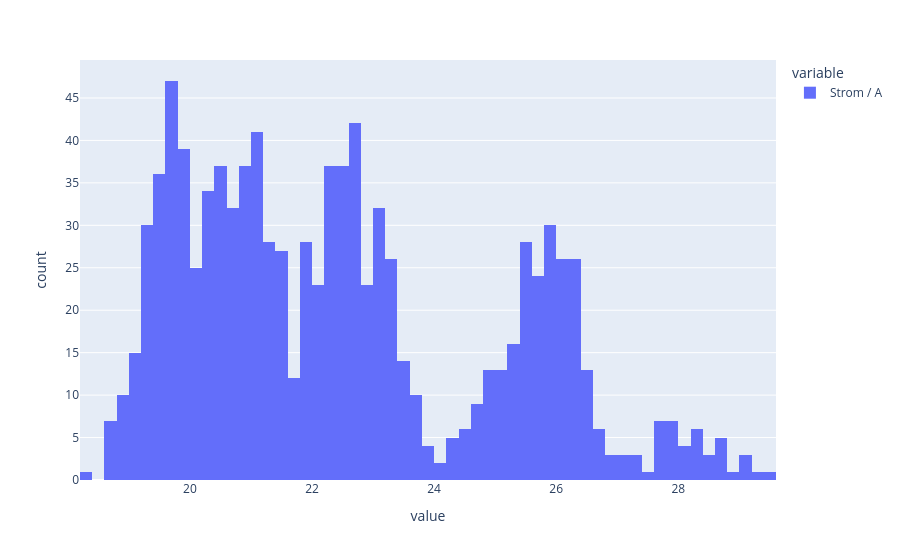

Notebook code cell kept with this figure:
### Markdown cell above
Vielleicht ist Ihnen aufgefallen, dass sich die Anzahl der Wertebereiche zwischen den beiden Histogrammen unterscheidet. Im Histogramm zur Drehzahl pro Minute gibt es 12 solcher Bereiche, im Histogramm zur Stromaufname in Ampere 24. In Plotly gibt es einen Algorithmus, der die optimale Anzahl und Breite der Wertebereiche automatisch festlegt. Man kann allerdings über das ```nbins```-Argument zumindest die maximale Anzahl der Wertebereiche bestimmen. 

<span style="color:#FF5F00"><b>AUFGABE 3:</b></span><br>
Setzen Sie das ```nbins```-Argument auf ```100``` und beobachten Sie, wie sich das Histogramm verändert. Fällt Ihnen bei der Häufigkeitsverteilung etwas auf, das Ihnen bei einer kleineren Anzahl von Wertebereichen vielleicht nicht aufgefallen wäre (Stichwort: Ausreißer)? Lohnt sich das Testen einer größeren Anzahl von Wertebereichen oder genügt die Standardeinstellung?

### Code cell
df["Strom / A"].plot(kind="histogram", nbins=100)

### Figure 1 — Plotly figure (JSON) as saved in the notebook; plotly's stock layout.template omitted (floating-point values rounded to 4 significant figures; data arrays with more than 128 entries replaced by an {"elided": "..."} marker saying what was removed)
{"data": [{"bingroup": "x", "hovertemplate": "variable=Strom / A<br>value=%{x}<br>count=%{y}<extra></extra>", "legendgroup": "Strom / A", "marker": {"color": "#636efa", "pattern": {"shape": ""}}, "name": "Strom / A", "nbinsx": 100, "orientation": "v", "showlegend": true, "type": "histogram", "x": {"elided": "1000 float values"}, "xaxis": "x", "yaxis": "y"}], "layout": {"barmode": "relative", "legend": {"title": {"text": "variable"}, "tracegroupgap": 0}, "margin": {"t": 60}, "xaxis": {"anchor": "y", "domain": [0, 1], "title": {"text": "value"}}, "yaxis": {"anchor": "x", "domain": [0, 1], "title": {"text": "count"}}}}
